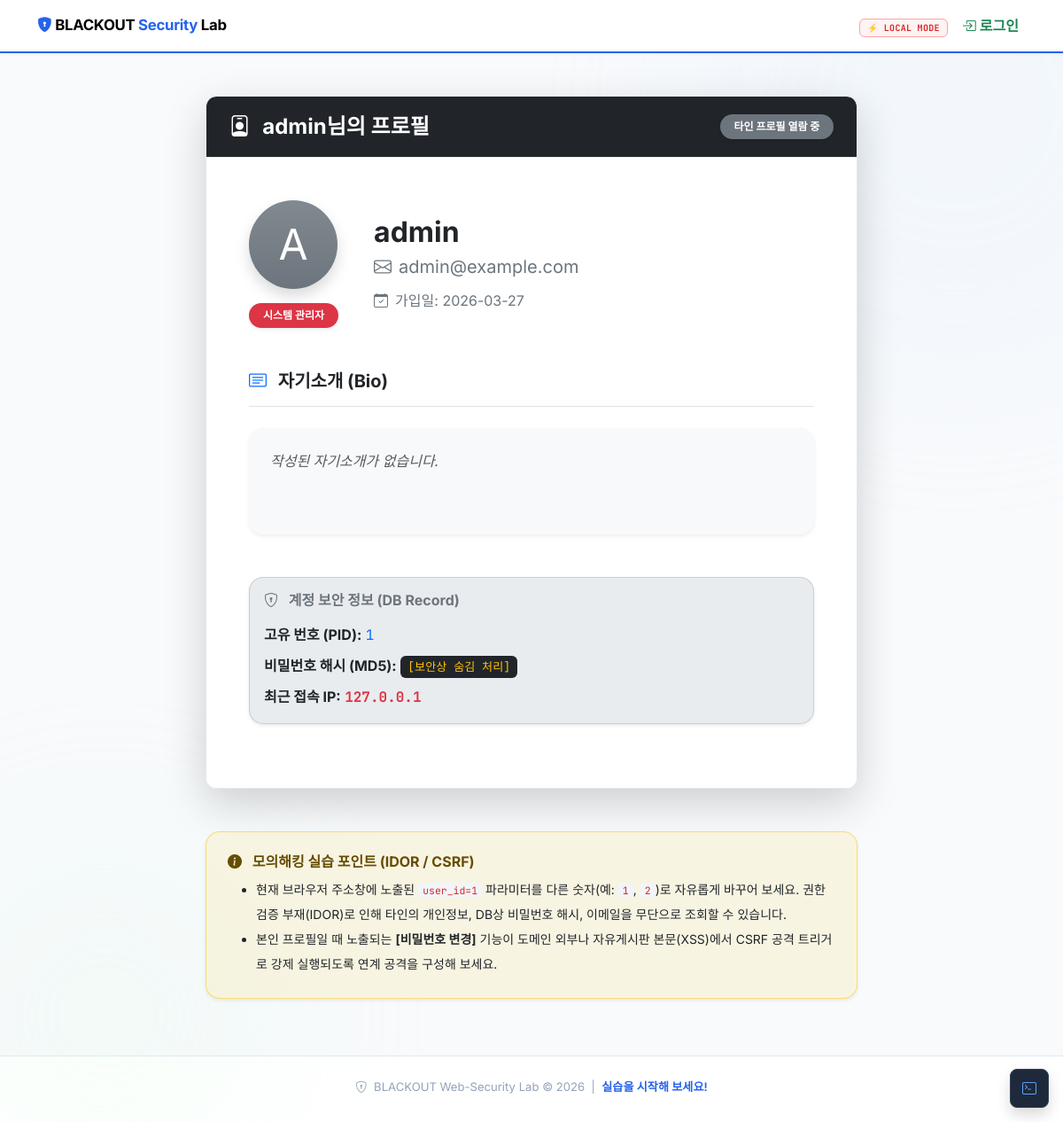
The app's page /profile?user_id=1 with its own data.
### tables this page shows
CREATE TABLE users (
    id          INTEGER PRIMARY KEY AUTOINCREMENT,
    username    TEXT NOT NULL UNIQUE,
    password    TEXT NOT NULL,
    name        TEXT NOT NULL,
    email       TEXT,
    role        TEXT DEFAULT 'user',
    bio         TEXT DEFAULT '',
    last_ip     TEXT DEFAULT '',
    created_at  TIMESTAMP DEFAULT CURRENT_TIMESTAMP
);

### app/routes/auth.py (the view)
@bp.route('/profile')
def profile():
    user_id = request.args.get('user_id') or session.get('user_id')
    if not user_id:
        return redirect(url_for('auth.login'))
    conn = get_db_connection()
    user = conn.execute("SELECT * FROM users WHERE id = ?", (user_id,)).fetchone()
    conn.close()
    if not user:
        return "사용자를 찾을 수 없습니다."
    return render_template('profile.html', user=user)

### app/database.py (called while the page is built)
def get_db_connection():
    conn = sqlite3.connect(DB_PATH)
    conn.row_factory = sqlite3.Row
    return conn

### templates/profile.html (shortened to what this page needs)
{% extends 'base.html' %}
{% block content %}
<div class="row justify-content-center">
    <div class="col-md-8">
        <div class="card shadow-lg border-0 rounded-4 overflow-hidden mb-5">
            <div class="card-header bg-dark text-white p-4 d-flex justify-content-between align-items-center">
                <h4 class="mb-0 fw-bold"><i class="bi bi-person-badge me-2"></i> {{ user.username }}님의 프로필</h4>
                {% if session.get('user_id') == user.id %}
                <span class="badge bg-primary px-3 py-2 rounded-pill shadow-sm">내 프로필 열람 중</span>
                {% else %}
                <span class="badge bg-secondary px-3 py-2 rounded-pill shadow-sm">타인 프로필 열람 중</span>
                {% endif %}
            </div>
            <div class="card-body p-4 p-md-5 bg-body">
                <div class="row align-items-center mb-5">
                    <div class="col-auto text-center me-3">
                        <div class="bg-secondary bg-gradient rounded-circle d-flex justify-content-center align-items-center text-white shadow" style="width: 100px; height: 100px; font-size: 3rem;">
                            {{ user.username[0] | upper }}
                        </div>
                        <span class="badge bg-{% if user.role == 'admin' %}danger{% else %}info{% endif %} mt-3 px-3 py-2 rounded-pill shadow-sm">{{ '시스템 관리자' if user.role == 'admin' else '일반 회원' }}</span>
                    </div>
                    <div class="col">
                        <h2 class="fw-bold mb-1">{{ user.username }}</h2>
                        <p class="text-secondary fs-5 mb-0"><i class="bi bi-envelope me-2"></i>{{ user.email or '이메일 미등록' }}</p>
                        <p class="text-secondary mb-0 mt-2"><i class="bi bi-calendar-check me-2"></i>가입일: {{ user.created_at[:10] }}</p>
                    </div>
                </div>
                <h5 class="fw-bold text-dark border-bottom pb-3 mb-4"><i class="bi bi-card-text text-primary me-2"></i> 자기소개 (Bio)</h5>
                <div class="p-4 bg-light rounded-4 mb-5 fs-6 text-body shadow-sm" style="min-height: 120px;">
                    {% if user.bio %}
                        {{ user.bio | replace('\n', '<br>') | safe }}
                    {% else %}
                        <span class="text-muted fst-italic">작성된 자기소개가 없습니다.</span>
                    {% endif %}
                </div>
                <div class="alert border border-secondary border-opacity-25 bg-body-secondary rounded-4 mb-4 shadow-sm">
                    <h6 class="fw-bold text-secondary mb-3"><i class="bi bi-shield-lock me-2"></i> 계정 보안 정보 (DB Record)</h6>
                    <ul class="list-unstyled mb-0">
                        <li class="mb-2"><strong>고유 번호 (PID):</strong> <span class="text-primary font-monospace">{{ user.id }}</span></li>
                        <li class="mb-2 text-break"><strong>비밀번호 해시 (MD5):</strong> <code class="bg-dark text-warning p-1 px-2 rounded">{% if user.username == 'admin' %}[보안상 숨김 처리]{% else %}{{ user.password }}{% endif %}</code></li>
                        <li><strong>최근 접속 IP:</strong> <span class="text-danger fw-bold font-monospace">{{ user.last_ip or '로그인 기록 없음' }}</span></li>
                    </ul>
                </div>
            </div>
        </div>
        <div class="alert border border-warning border-opacity-50 bg-warning bg-opacity-10 rounded-4 p-4 shadow-sm">
            <h6 class="fw-bold text-warning-emphasis mb-2"><i class="bi bi-info-circle-fill me-2"></i> 모의해킹 실습 포인트 (IDOR / CSRF)</h6>
            <ul class="mb-0 text-dark small lh-lg">
                <li>현재 브라우저 주소창에 노출된 <code>user_id={{ user.id }}</code> 파라미터를 다른 숫자(예: <code>1</code>, <code>2</code>)로 자유롭게 바꾸어 보세요. 권한 검증 부재(IDOR)로 인해 타인의 개인정보, DB상 비밀번호 해시, 이메일을 무단으로 조회할 수 있습니다.</li>
                <li>본인 프로필일 때 노출되는 <strong>[비밀번호 변경]</strong> 기능이 도메인 외부나 자유게시판 본문(XSS)에서 CSRF 공격 트리거로 강제 실행되도록 연계 공격을 구성해 보세요.</li>
            </ul>
        </div>
    </div>
</div>
{% endblock %}

### static/style.css (style rules this page uses)
:root { --c-bg: #f8fafc; --c-card: #ffffff; --c-muted: #f1f5f9; --c-border: #e2e8f0; --c-text: #1e293b; --c-sub: #64748b; --c-blue: #2563eb; --c-green: #16a34a; --c-red: #dc2626; --c-orange: #ea580c; --c-yellow: #b45309; --c-cyan: #0891b2; --c-purple: #7c3aed; --shadow-sm: 0 1px 4px rgba(0,0,0,.06); --shadow-md: 0 4px 14px rgba(0,0,0,.08); --shadow-lg: 0 10px 30px rgba(0,0,0,.10); --r: 12px; }
body { font-family: 'Inter', system-ui, sans-serif; background: var(--c-bg); color: var(--c-text); line-height: 1.65; }
code, kbd, pre, .font-monospace, samp { font-family: 'JetBrains Mono', 'Fira Code', monospace !important; }
.card { border: 1px solid var(--c-border) !important; border-radius: var(--r) !important; box-shadow: var(--shadow-md); background: var(--c-card); }
.card-header { border-radius: calc(var(--r) - 1px) calc(var(--r) - 1px) 0 0 !important; border-bottom: 1px solid var(--c-border) !important; padding: 1.2rem 1.6rem !important; }
code:not(.d-block) { background: #f1f5f9; color: var(--c-red); border-radius: 4px; padding: 1px 5px; font-size: .82em; }

### records on screen
users: username "admin", username "A", role "시스템 관리자", email "admin@example.com", created_at "2026-03-27", id "1", last_ip "127.0.0.1"
